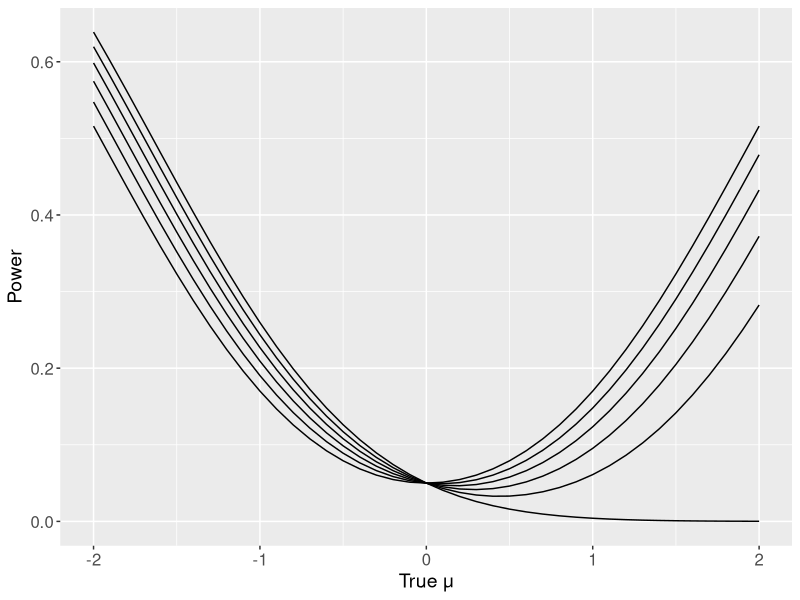
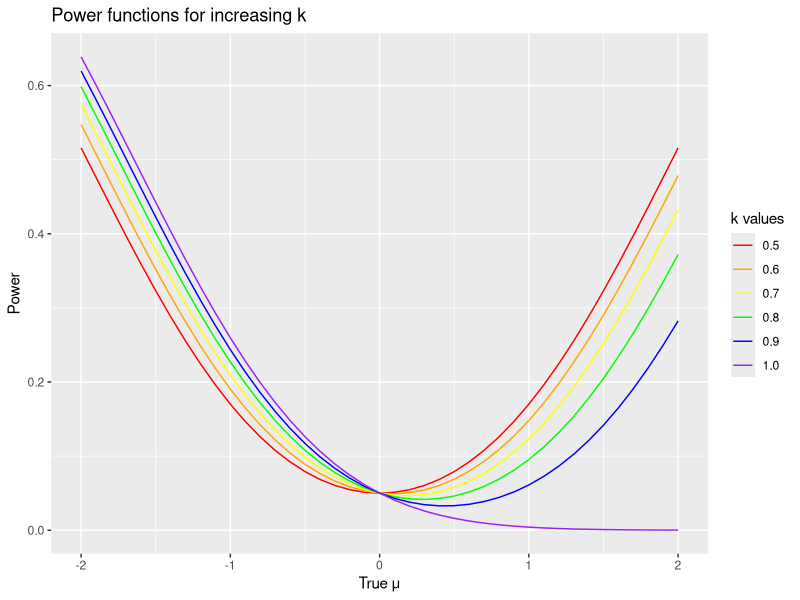
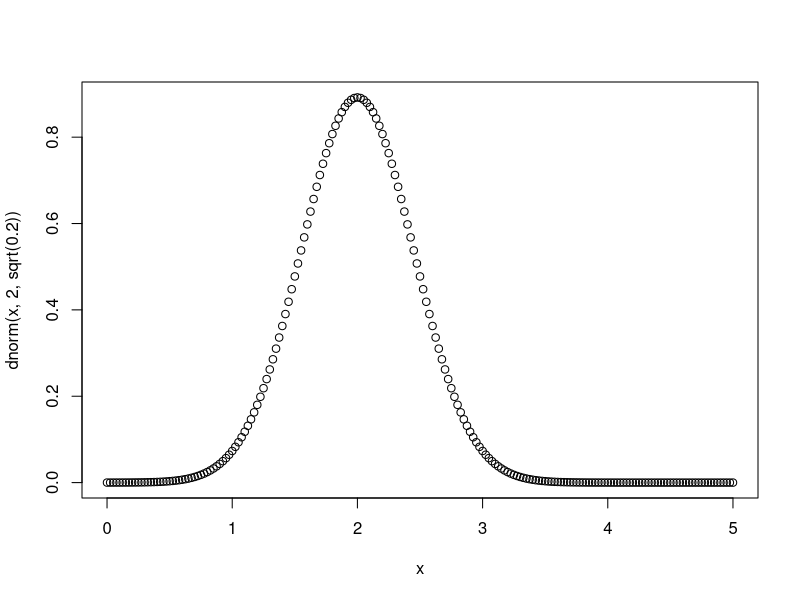
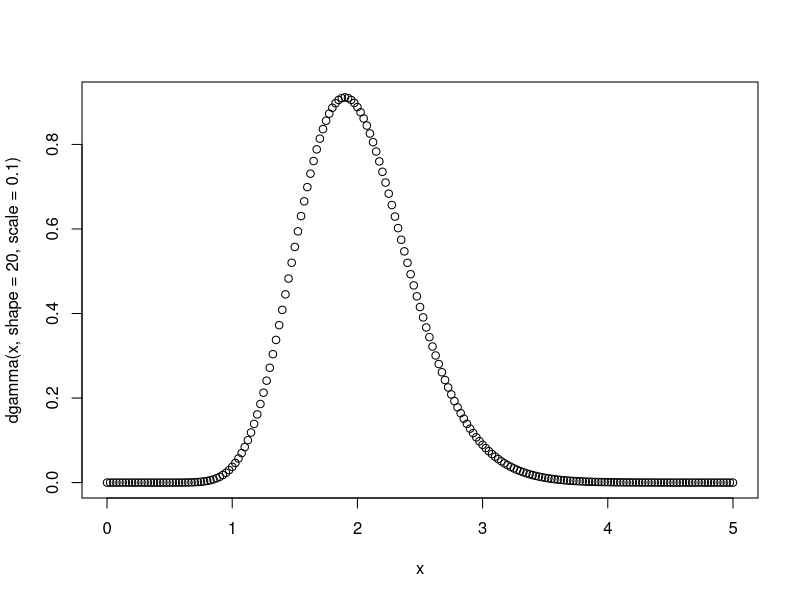
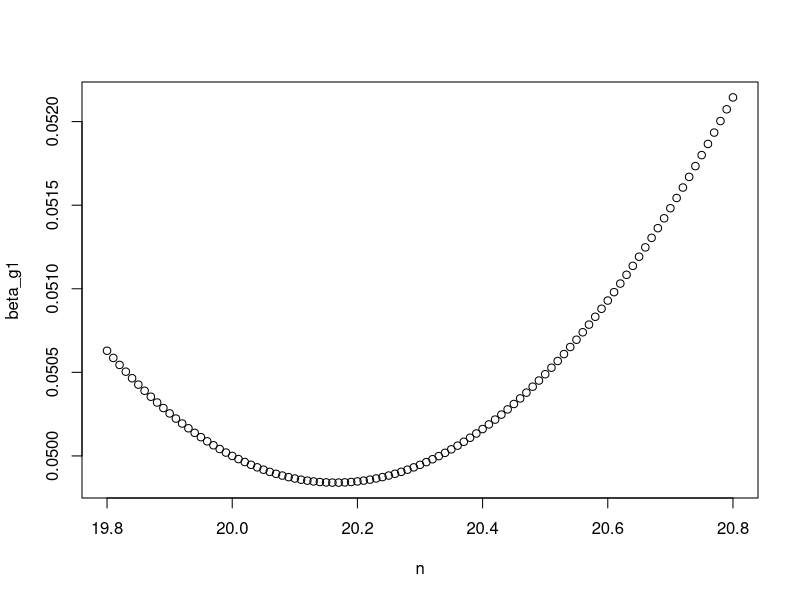
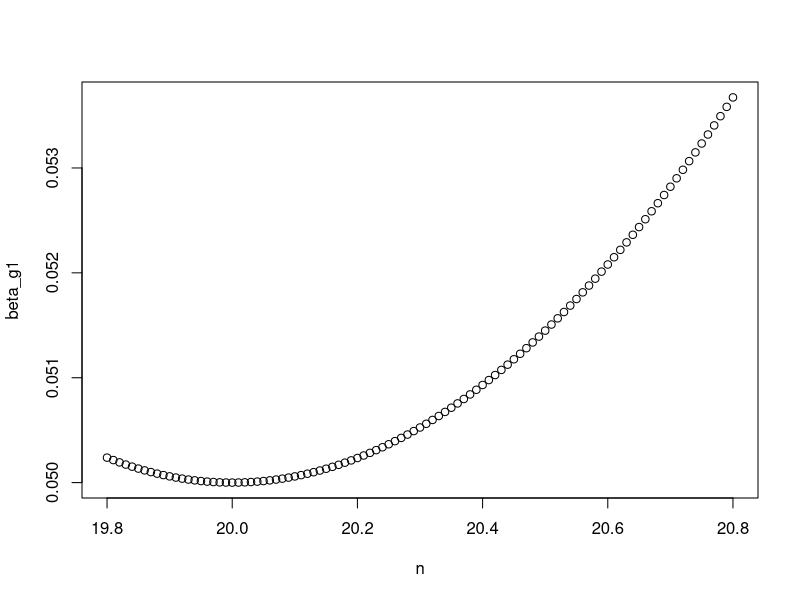
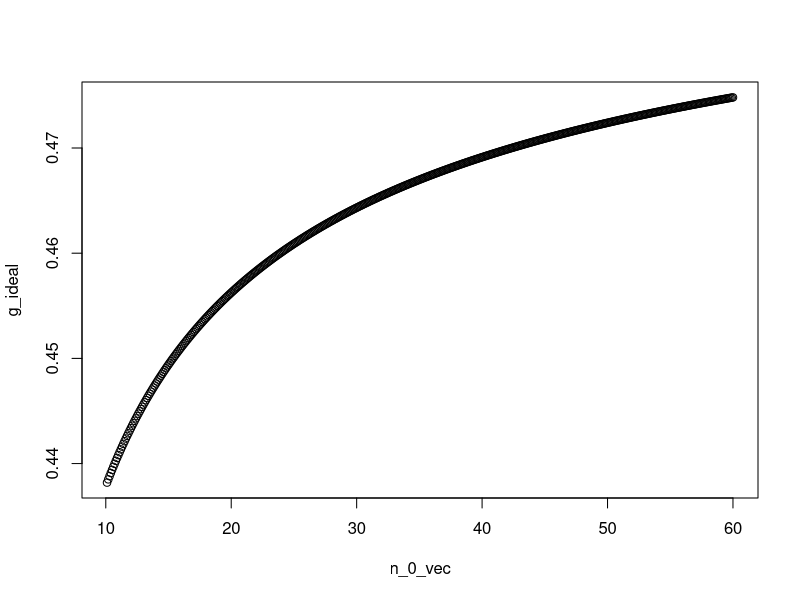
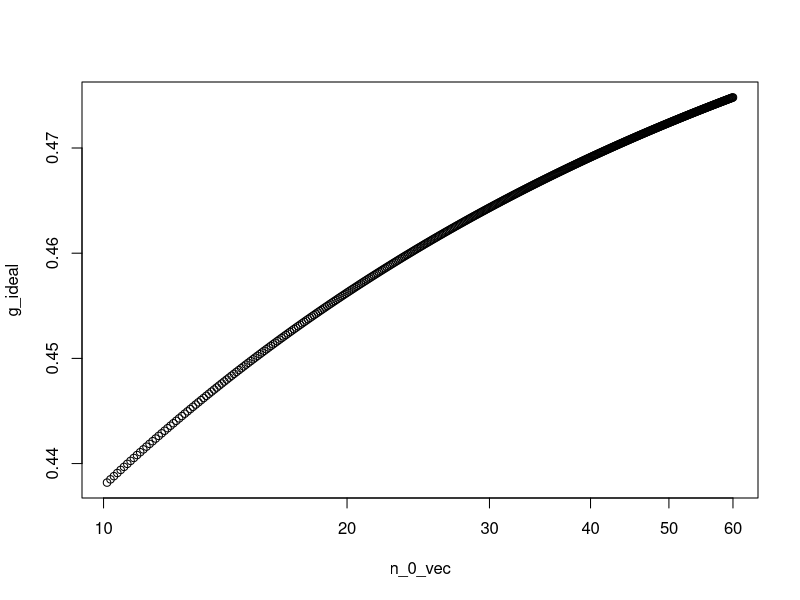

Recreate these plots in R, in order.
## ---- chunk 1
library(ggplot2)
## ---- chunk 2
k = .5
alp = .05
a = qnorm(k*alp)
b = qnorm(1-(1-k)*alp)

mu = (0:40)/10 - 2

beta_k1 = 1+ pnorm(a, mean = mu) - pnorm(b, mean = mu)

k = .6
alp = .05
a = qnorm(k*alp)
b = qnorm(1-(1-k)*alp)

beta_k2 = 1+pnorm(a, mean = mu) - pnorm(b, mean = mu)

k = .7
alp = .05
a = qnorm(k*alp)
b = qnorm(1-(1-k)*alp)

beta_k3 = 1+pnorm(a, mean = mu) - pnorm(b, mean = mu)

k = .8
alp = .05
a = qnorm(k*alp)
b = qnorm(1-(1-k)*alp)

beta_k4 = 1+pnorm(a, mean = mu) - pnorm(b, mean = mu)

k = .9
alp = .05
a = qnorm(k*alp)
b = qnorm(1-(1-k)*alp)

beta_k5 = 1+pnorm(a, mean = mu) - pnorm(b, mean = mu)

k = 1
alp = .05
a = qnorm(k*alp)
b = qnorm(1-(1-k)*alp)

beta_k6 = 1+pnorm(a, mean = mu) - pnorm(b, mean = mu)

df = data.frame(mu, beta_k1, beta_k2, beta_k3, beta_k4, beta_k5, beta_k6)

ggplot(data = df, labs = title(main = "Power functions for increasing k" ,xlab = "True mu", ylab = "Type II Error"))+
  geom_line(aes(mu, beta_k1, fill = "0.5"))+
  geom_line(aes(mu, beta_k2, fill = "0.6"))+
  geom_line(aes(mu, beta_k3, fill = "0.7"))+
  geom_line(aes(mu, beta_k4, fill = "0.8"))+
  geom_line(aes(mu, beta_k5, fill = "0.9"))+
  geom_line(aes(mu, beta_k6, fill = "1.0"))+
  ylab("Power")+
  xlab("True \u03BC")+
  theme(axis.title = element_text(size = 14), axis.text = element_text(size = 12), legend.text = element_text(size = 12), legend.title = element_text(size = 14))
  
## ---- chunk 3
# Reshape the data frame to long format
df_long <- tidyr::pivot_longer(df, cols = starts_with("beta_k"), names_to = "k", values_to = "beta")

# Create the plot
ggplot(data = df_long, aes(x = mu, y = beta, color = k)) +
  geom_line() +
  labs(title = "Power functions for increasing k", x = "True μ", y = "Type II Error") +
  ylab("Power") +
  xlab("True μ") +
  scale_color_manual(
    values = c("beta_k1" = "red", "beta_k2" = "orange", "beta_k3" = "yellow", "beta_k4" = "green", "beta_k5" = "blue", "beta_k6" = "purple"),
    labels = c("0.5", "0.6", "0.7", "0.8", "0.9", "1.0"),
    name = "k values"
  )
  theme(
    axis.title = element_text(size = 14),
    axis.text = element_text(size = 12),
    legend.text = element_text(size = 12),
    legend.title = element_text(size = 14)
  )
## ---- chunk 4
x = (0:200)/40

plot(x, dnorm(x, 2, sqrt(0.2)))
plot(x, dgamma(x, shape = 20, scale = 0.1))
## ---- chunk 5
# H0: n = 20, H1: n neq 20
sc = 1
alp = .05
g = 0.5
n = (0:100)/100 + 19.8
a = qgamma(g*alp, shape = 20)
b = qgamma(1 - (1-g)*alp, shape = 20)

beta_g1 = 1 + pgamma(a, shape = n, scale = sc) - pgamma(b, shape = n, scale = sc)
plot(n, beta_g1)
## ---- chunk 6
alp = .05
g = 0.5
a = qgamma(g*alp, shape = 20)
b = qgamma(1 - (1-g)*alp, shape = 20)

power_gamma<-function(n, g, n_0){
  sc = 1
  alp = .05
  #g = 0.5
  a = qgamma(g*alp, shape = n_0)
  b = qgamma(1 - (1-g)*alp, shape = n_0)
  beta_g1 = 1 + pgamma(a, shape = n, scale = sc) - pgamma(b, shape = n, scale = sc)
  beta_g1
}
  
# searching for the parameter value that gives the lowest power
optimize(power_gamma, g = 0.5, n_0 = 20, lower = 19.8, upper = 20.3, tol = 1e-5)

# find the correct value g that gives an unbiased test
diff_unbiased<-function(g, n_0){
  power_ref = 0.05 # is the alpha level of .05
  vals = optimize(power_gamma, g = g, n_0 = n_0, lower = 2*n_0/3, upper = 4*n_0/3, tol = 1e-5)
  n_min = vals$minimum
  power_min = vals$objective
  power_diff = abs(power_ref - power_min)
  power_diff
}

optimize(diff_unbiased, n_0 = 20, lower = 0.3, upper = 0.7, tol = 1e-7)
## ---- chunk 7
g_prop = 0.4562459

a = qgamma(g_prop*alp, shape = 20)
b = qgamma(1 - (1-g_prop)*alp, shape = 20)

# Checking if density are equal at the critical points 
dgamma(a, shape = 20)
dgamma(b, shape = 20)
## ---- chunk 8
# changed the scale parameter to check if it is invariant over this 
sc = 2
alp = .05
g = g_prop
n = (0:100)/100 + 19.8
a = qgamma(g*alp, shape = 20, scale = sc)
b = qgamma(1 - (1-g)*alp, shape = 20, scale = sc)

beta_g1 = 1 + pgamma(a, shape = n, scale = sc) - pgamma(b, shape = n, scale = sc)
plot(n, beta_g1)
## ---- chunk 9
n_0_vec = (1:500)/10 + 10
g_ideal = c()

for(n_0 in n_0_vec){
  vals = optimize(diff_unbiased, n_0 = n_0, lower = 0.15, upper = 0.7, tol = 1e-7)
  g_ideal = c(g_ideal,vals$minimum)
}
## ---- chunk 10
plot(n_0_vec, g_ideal)
plot(n_0_vec, g_ideal, log = "x")
## ---- chunk 11
density_and_tail_ratio <- function(g, n_0){
  sc = 1
  a = qgamma(g*alp, shape = n_0, scale = sc)
  b = qgamma(1 - (1-g)*alp, shape = n_0, scale = sc)
  
  dens_rat = dgamma(a, shape = n_0, scale = sc)/dgamma(b, shape = n_0, scale = sc)
  tail_rat = g / (1 -g)
  
  return(list(dens_rat, tail_rat))
}

dens_ratio = c()
tail_ratio = c()
for(i in 1:length(g_ideal)){
  rat_vals = density_and_tail_ratio(g_ideal[i], n_0_vec[i])
  
  dens_ratio = c(dens_ratio, rat_vals[1])
  tail_ratio = c(tail_ratio, rat_vals[2])
}

plot(n_0_vec, dens_ratio, log = "x")
plot(n_0_vec, tail_ratio, log = "x")
## ---- chunk 12
# Find a and b such that dgamma(a) = dgamma(b) and size alpha
?plot
